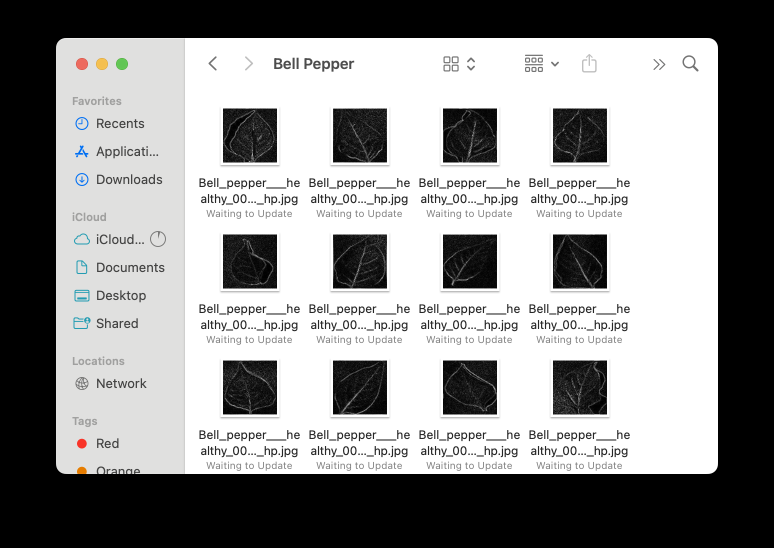
#> input picture ClassificationDir.png, 1548 x 1096 px, given as the content of the folder Images ML Project/Trimmed Original Images/images/Bell_Pepper, which was not available (shown at 1/2 size)
$ jupyter execute --allow-errors Final_Project.ipynb   (older library calls are emulated)
#> lines starting #> are read from the running program, lines starting #| are printed output that depends on the picture; after the words box and inside, x2 and y2 are one past the last pixel; in counts of white or black regions, pixels touching at a corner belong together; pictures that were not available may be replaced by others from this repository, and a replacement may not be noted
#> in process_dataset, img is the input picture: shape (1096, 1548, 3); mean B, G, R 144.9, 145.1, 145
[cell 1]
import cv2
import numpy as np
import os
from tqdm import tqdm

def texture_sharpening_filter(image):
    """
    Enhanced texture sharpening filter that emphasizes texture details in images.
    This filter combines multiple techniques to enhance texture features.
    """
    # Convert to grayscale if needed
    if len(image.shape) == 3:
        gray = cv2.cvtColor(image, cv2.COLOR_BGR2GRAY)
    else:
        gray = image.copy()

    # 1. Laplacian sharpening
    laplacian = cv2.Laplacian(gray, cv2.CV_64F)
    laplacian = np.abs(laplacian)
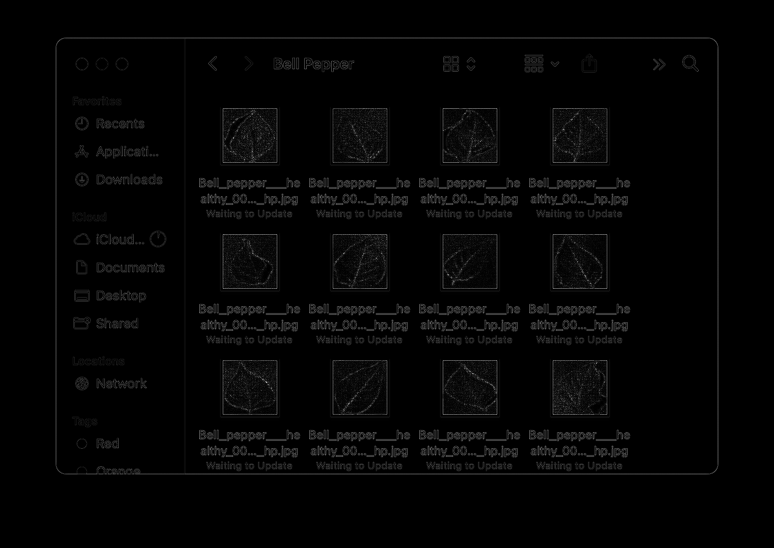
#> laplacian: shape (1096, 1548) float64 (shown at 1/2 size); min 0, max 799, mean 14.2; drawn with min black and max white
    laplacian = (laplacian / laplacian.max() * 255).astype(np.uint8)

    # 2. Unsharp masking
    gaussian = cv2.GaussianBlur(gray, (0, 0), 3)
    unsharp_mask = cv2.addWeighted(gray, 1.5, gaussian, -0.5, 0)

    # 3. Bilateral filtering to preserve edges while smoothing
    bilateral = cv2.bilateralFilter(gray, 9, 75, 75)

    # 4. Detail enhancement using structure tensor
    # Calculate gradients
    sobelx = cv2.Sobel(gray, cv2.CV_64F, 1, 0, ksize=3)
    sobely = cv2.Sobel(gray, cv2.CV_64F, 0, 1, ksize=3)

    # Structure tensor components
    Ixx = sobelx * sobelx
    Iyy = sobely * sobely
    Ixy = sobelx * sobely
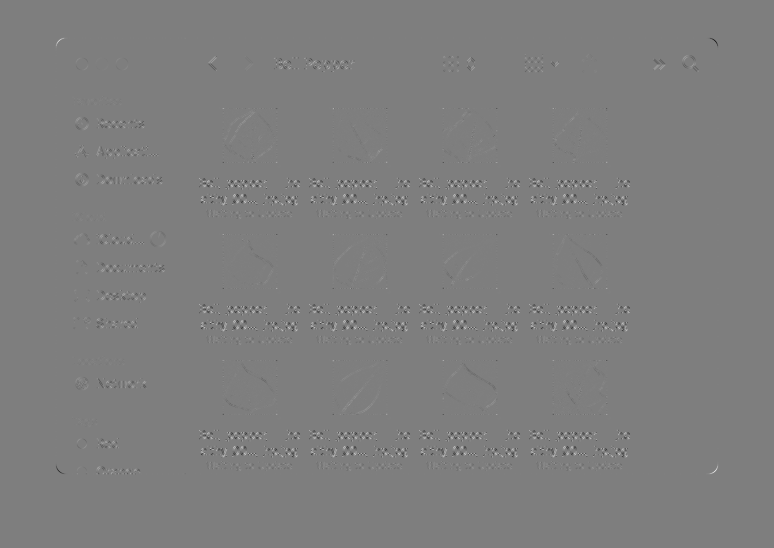
#> Ixy: shape (1096, 1548) float64 (shown at 1/2 size); min -562456, max 567996, mean -5.6; drawn with min black and max white

    # Smooth the tensor components
    Ixx = cv2.GaussianBlur(Ixx, (5, 5), 0)
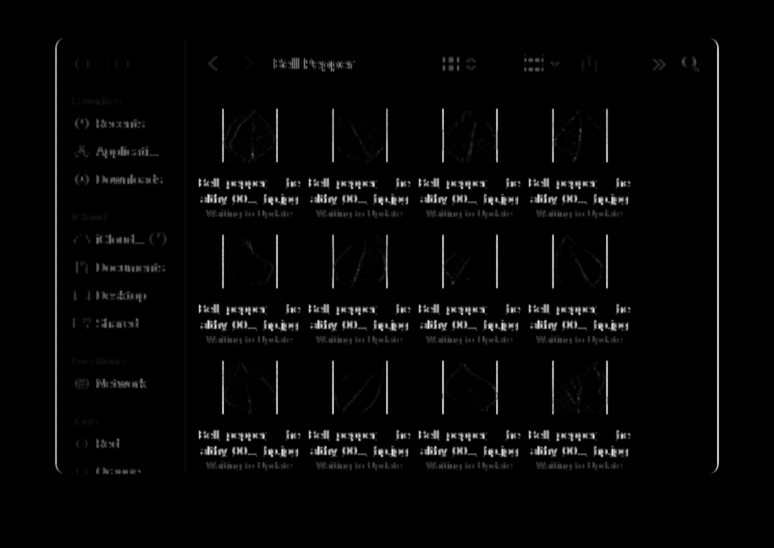
#> Ixx: shape (1096, 1548) float64 (shown at 1/2 size); min 0, max 650122.8, mean 16232.4; drawn with min black and max white
    Iyy = cv2.GaussianBlur(Iyy, (5, 5), 0)
    Ixy = cv2.GaussianBlur(Ixy, (5, 5), 0)

    # Calculate coherence to detect texture
    trace = Ixx + Iyy
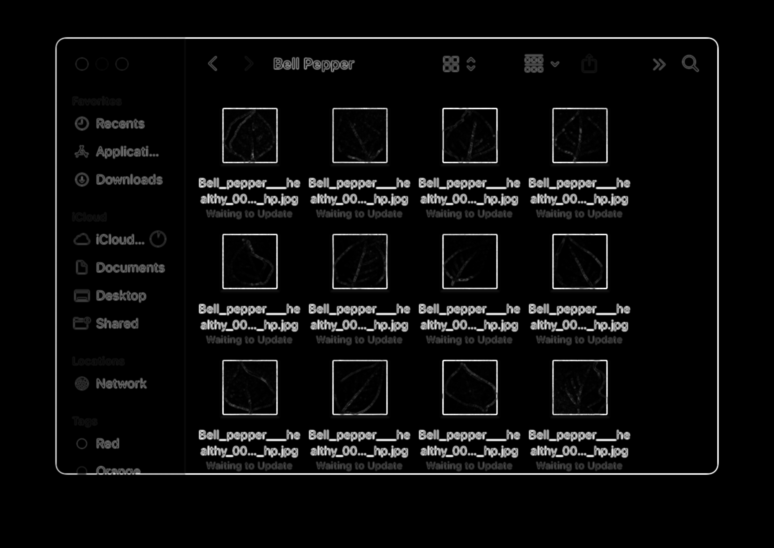
#> trace: shape (1096, 1548) float64 (shown at 1/2 size); min 0, max 669794.8, mean 30977.3; drawn with min black and max white
    determinant = Ixx * Iyy - Ixy * Ixy
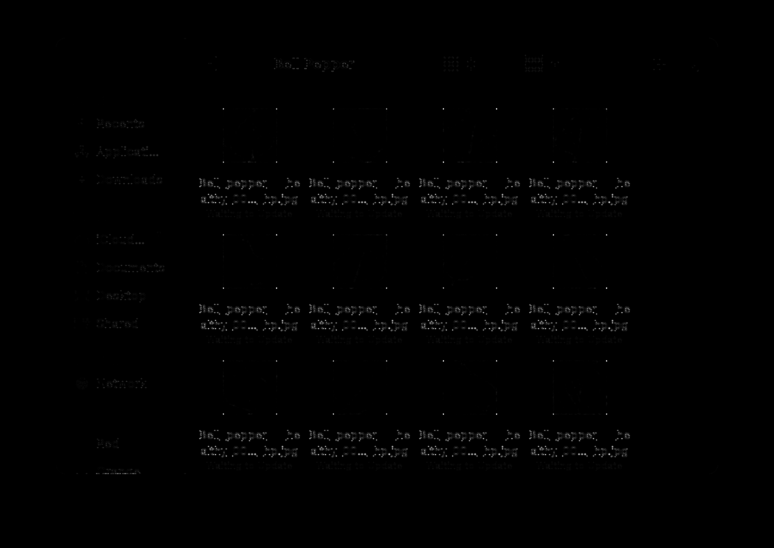
#> determinant: shape (1096, 1548) float64 (shown at 1/2 size); min 0, max 9.3e+10, mean 441554388.1; drawn with min black and max white

    # Avoid division by zero
    coherence = np.zeros_like(gray, dtype=np.float64)
    mask = trace > 1e-5
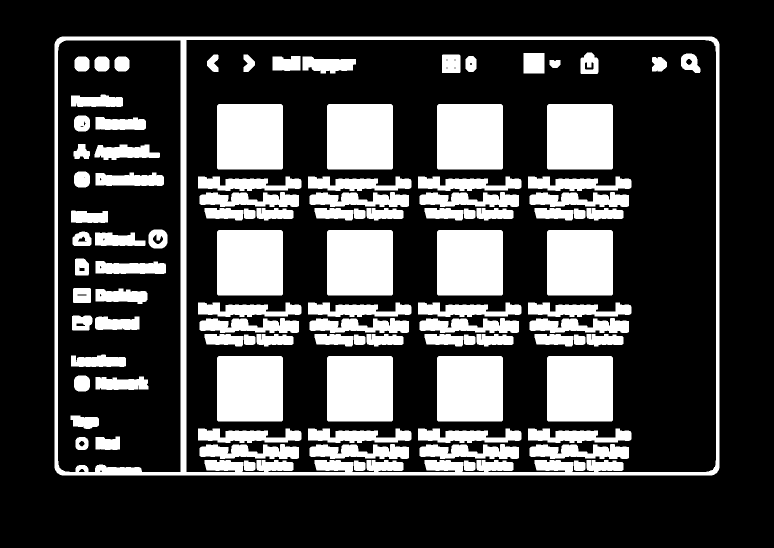
#> mask: shape (1096, 1548) bool (shown at 1/2 size); 26.1% white; 102 white regions, largest, box (x1, y1, x2, y2) and area: (109, 73, 1439, 951) 54573, (434, 208, 566, 339) 17274, (654, 208, 786, 339) 17274
    coherence[mask] = (determinant[mask] / (trace[mask] ** 2))
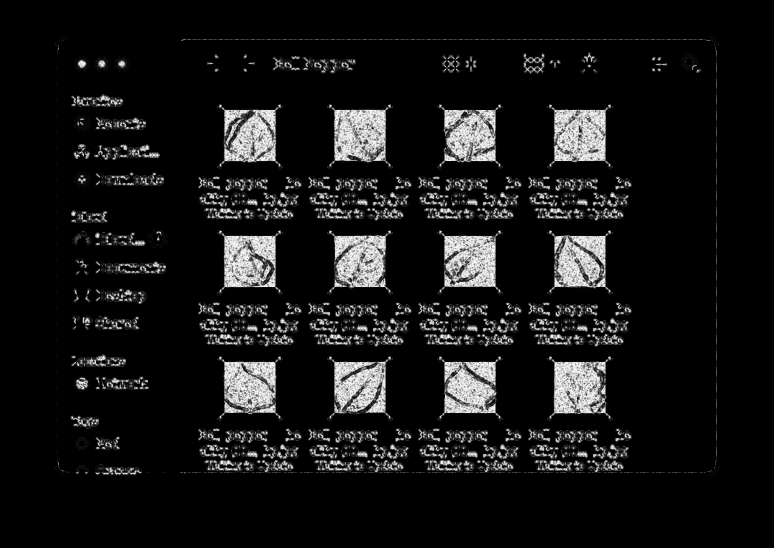
#> coherence: shape (1096, 1548) float64 (shown at 1/2 size); min 0, max 0.25, mean 0.0212; drawn with min black and max white

    # Normalize coherence to 0-255 range
    coherence = ((coherence - coherence.min()) /
                (coherence.max() - coherence.min() + 1e-10) * 255).astype(np.uint8)

    # 5. Combine all components
    # First, blend laplacian and unsharp mask
    enhanced1 = cv2.addWeighted(laplacian, 0.3, unsharp_mask, 0.7, 0)
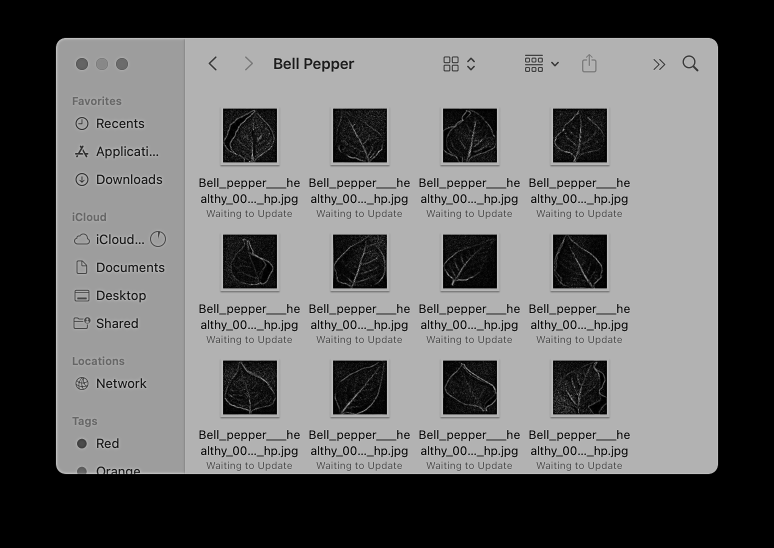
#> enhanced1: shape (1096, 1548) (shown at 1/2 size); min 0, max 255, mean 102.1

    # Then, blend with bilateral filtering result
    enhanced2 = cv2.addWeighted(enhanced1, 0.7, bilateral, 0.3, 0)
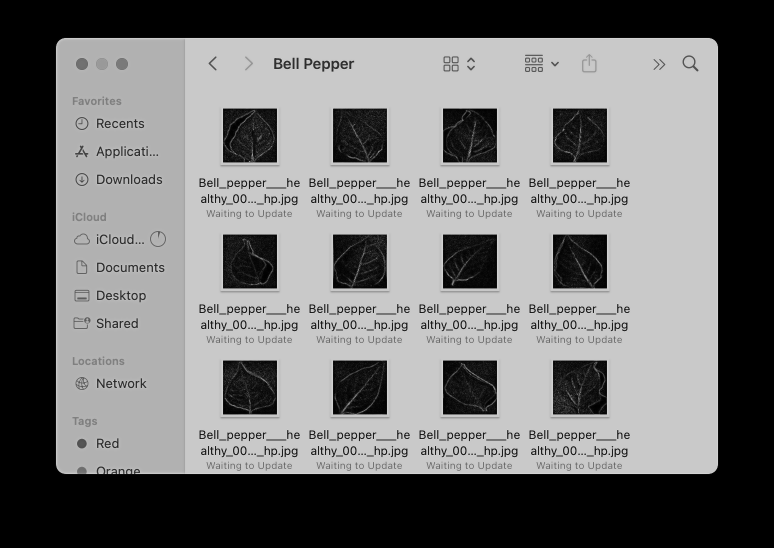
#> enhanced2: shape (1096, 1548) (shown at 1/2 size); min 0, max 223, mean 115

    # Finally, blend with coherence map to emphasize texture
    texture_enhanced = cv2.addWeighted(enhanced2, 0.8, coherence, 0.2, 0)

    # 6. Apply adaptive histogram equalization for better contrast
    clahe = cv2.createCLAHE(clipLimit=2.0, tileGridSize=(8, 8))
    final_enhanced = clahe.apply(texture_enhanced)
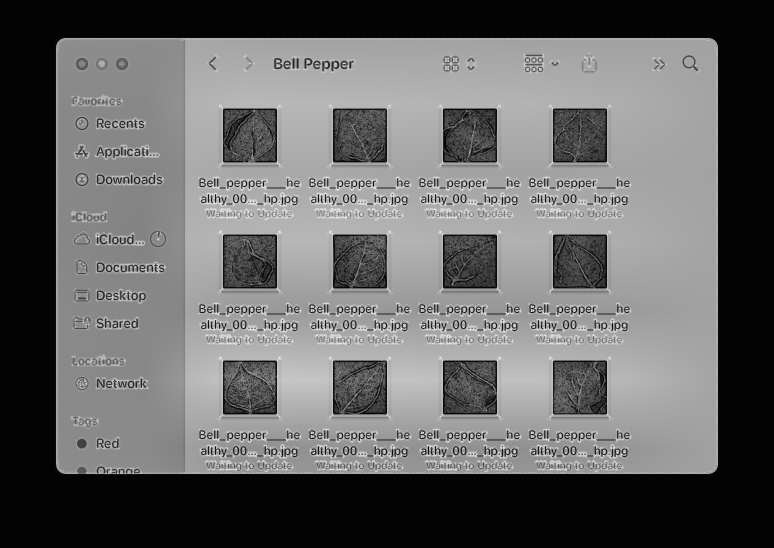
#> final_enhanced: shape (1096, 1548) (shown at 1/2 size); min 2, max 240, mean 101.4

    return final_enhanced

def process_dataset(input_path, output_path):
    """
    Process all images in the dataset with texture sharpening filter.
    """
    categories = ['Bell_Pepper', 'Blueberry', 'Tomato']

    # Create output directory if it doesn't exist
    if not os.path.exists(output_path):
        os.makedirs(output_path)

    for category in categories:
        input_category_path = os.path.join(input_path, category)
        output_category_path = os.path.join(output_path, category)

        if not os.path.exists(output_category_path):
            os.makedirs(output_category_path)

        # Process each image in the category
        image_files = [f for f in os.listdir(input_category_path) if f.endswith(('.jpg', '.jpeg', '.png'))]

        print(f"Processing {category} images...")
        for img_file in tqdm(image_files):
            img_path = os.path.join(input_category_path, img_file)
            img = cv2.imread(img_path)

            if img is None:
                print(f"Warning: Could not read {img_path}")
                continue

            # Apply texture sharpening filter
            enhanced_img = texture_sharpening_filter(img)

            # Save the enhanced image
            output_img_path = os.path.join(output_category_path, img_file)
            cv2.imwrite(output_img_path, enhanced_img)

    print("Processing complete!")

def visualize_results(original_path, enhanced_path):
    """
    Create a visualization comparing original and enhanced images.
    """
    import matplotlib.pyplot as plt

    categories = ['Bell_Pepper', 'Blueberry', 'Tomato']

    fig, axes = plt.subplots(3, 2, figsize=(12, 15))

    for i, category in enumerate(categories):
        # Get first image from category
        orig_cat_path = os.path.join(original_path, category)
        enhanced_cat_path = os.path.join(enhanced_path, category)

        img_files = [f for f in os.listdir(orig_cat_path) if f.endswith(('.jpg', '.jpeg', '.png'))]

        if img_files:
            img_file = img_files[0]

            # Load original image
            orig_img = cv2.imread(os.path.join(orig_cat_path, img_file))
            orig_img = cv2.cvtColor(orig_img, cv2.COLOR_BGR2RGB)

            # Load enhanced image
            enhanced_img = cv2.imread(os.path.join(enhanced_cat_path, img_file))
#> enhanced_img: shape (1096, 1548, 3); min 2, max 240, mean 101.4
            enhanced_img = cv2.cvtColor(enhanced_img, cv2.COLOR_BGR2RGB)

            # Display original
            axes[i, 0].imshow(orig_img)
            axes[i, 0].set_title(f'Original {category}')
            axes[i, 0].axis('off')

            # Display enhanced
            axes[i, 1].imshow(enhanced_img)
            axes[i, 1].set_title(f'Texture Enhanced {category}')
            axes[i, 1].axis('off')

    plt.tight_layout()
    plt.savefig('texture_enhancement_comparison.png', dpi=300, bbox_inches='tight')
    plt.show()

if __name__ == "__main__":
    # Set paths
    base_path = r"C:\Users\cutte\Downloads\Filtered Images ML Project-20250420T203315Z-001\Filtered Images ML Project"
    input_path = os.path.join(base_path, "Trimmed Original Images", "images")
    output_path = os.path.join(base_path, "texture_sharpening")

    # Process dataset
    process_dataset(input_path, output_path)

    # Create visualization
    visualize_results(input_path, output_path)

[cell 2]
import numpy as np
import pandas as pd
import os
import cv2
import matplotlib.pyplot as plt
import seaborn as sns
from sklearn import svm
from sklearn.model_selection import train_test_split, GridSearchCV, cross_val_score, learning_curve
from sklearn.metrics import accuracy_score, precision_score, recall_score, f1_score, confusion_matrix, classification_report, r2_score
from sklearn.preprocessing import StandardScaler
from sklearn.neural_network import MLPClassifier
from sklearn.tree import DecisionTreeClassifier
from sklearn.ensemble import RandomForestClassifier
from sklearn.neighbors import KNeighborsClassifier
from skimage.feature import local_binary_pattern
from scipy import ndimage
import warnings
import json
from sklearn.manifold import TSNE
from sklearn.decomposition import PCA
import pickle
warnings.filterwarnings('ignore')

# Set the paths to your data
base_path = r"C:\Users\cutte\Downloads\Filtered Images ML Project-20250420T203315Z-001\Filtered Images ML Project"
original_images_path = os.path.join(base_path, "Trimmed Original Images", "images")
gaussian_path = os.path.join(base_path, "gaussian_highpass")
sobel_path = os.path.join(base_path, "sobel")
gabor_path = os.path.join(base_path, "gabor")
texture_sharpening_path = os.path.join(base_path, "texture_sharpening")  # Added texture_sharpening path

# Categories
categories = ['Bell_Pepper', 'Blueberry', 'Tomato']

# Image size for resizing
IMG_SIZE = 128

# [106 lines left out: functions extract_color_histogram, extract_edge_features, extract_simple_texture_features, not called in this run]

def load_and_preprocess_images(path, categories, img_size, filter_type='original'):
    """Load images and extract features based on filter type"""
    data = []
    labels = []

    # Create a color mapping for consistency
    category_mapping = {cat: idx for idx, cat in enumerate(categories)}

    for category_idx, category in enumerate(categories):
        category_path = os.path.join(path, category)
        if not os.path.exists(category_path):
            print(f"Warning: Path {category_path} does not exist!")
            continue

        for img_name in os.listdir(category_path):
            # Skip non-image files
            if not img_name.lower().endswith(('.png', '.jpg', '.jpeg')):
                continue

            try:
                img_path = os.path.join(category_path, img_name)
                img = cv2.imread(img_path)

                if img is None:
                    print(f"Warning: Could not read {img_path}")
                    continue

                # Resize image
                img = cv2.resize(img, (img_size, img_size))

                # Extract features based on filter type
                if filter_type == 'original':
                    features = extract_color_histogram(img)
                elif filter_type in ['edge', 'sobel', 'gaussian_highpass']:
                    features = extract_edge_features(img)
                elif filter_type in ['texture_sharpening', 'gabor']:
                    features = extract_simple_texture_features(img)
                else:
                    features = extract_color_histogram(img)  # Default

                data.append(features)
                labels.append(category_idx)

            except Exception as e:
                print(f"Error processing {img_path}: {str(e)}")
                continue

    return np.array(data), np.array(labels)

# [40 lines left out: functions train_and_evaluate_model, plot_confusion_matrix, not called in this run]

# Main execution
#> (the rest of this cell did not finish here and is left out)
